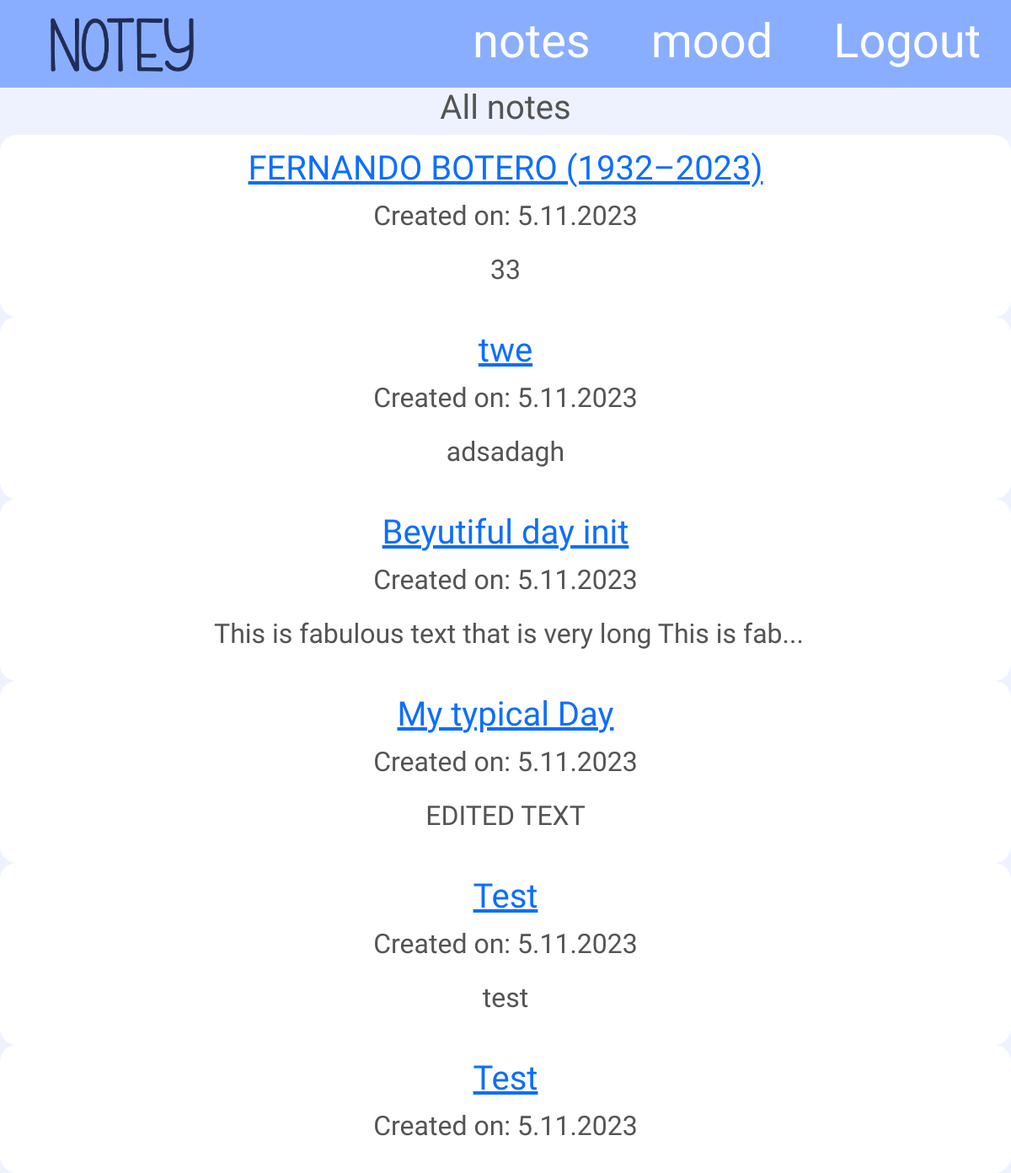
The page /note/ (signed in) on the database as committed earlier.
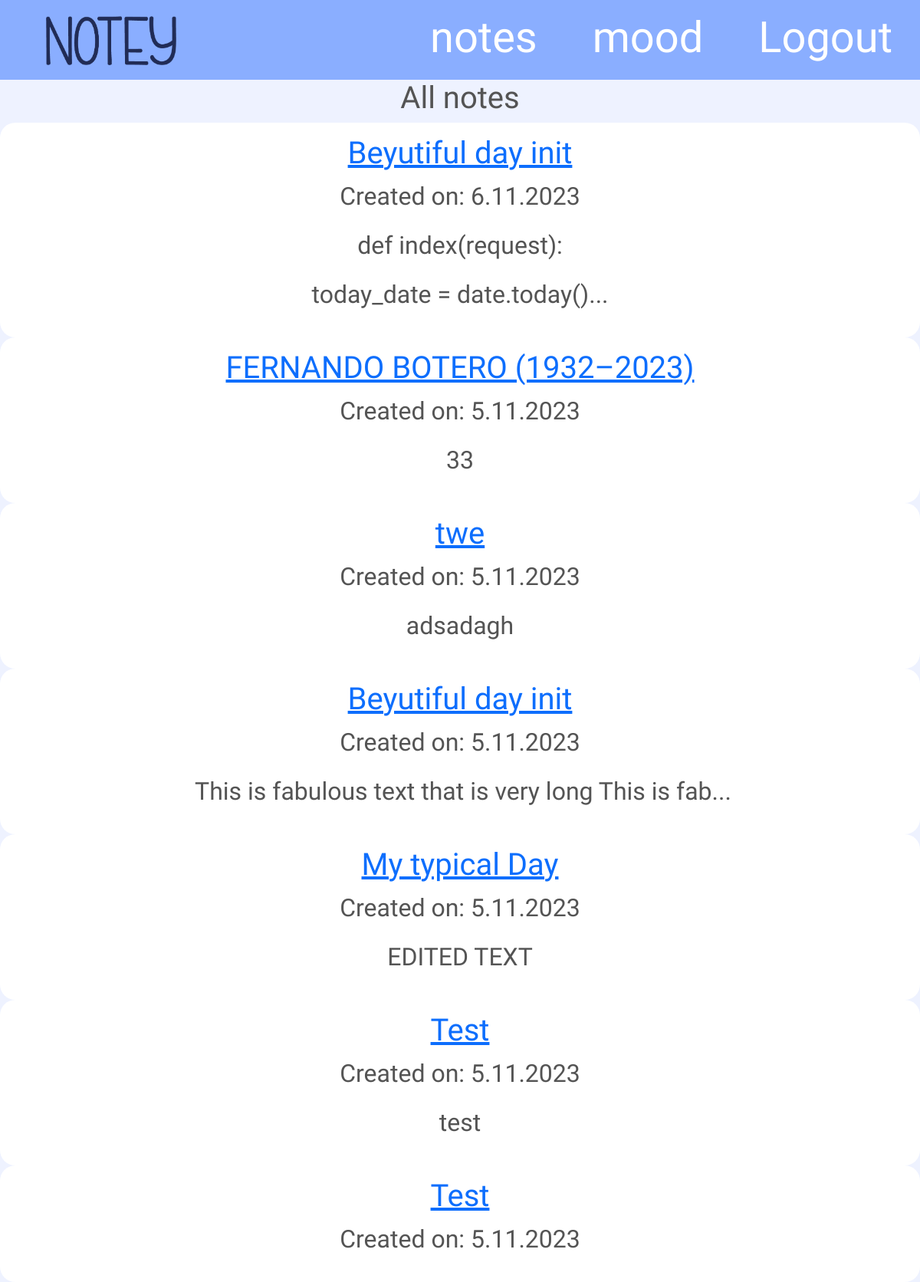
The same page on the database as committed later.
### notey_app/models.py (models this page shows, shortened)
class Note(models.Model):
    create_date = models.DateTimeField(default=timezone.now)
    category = models.CharField(max_length=100)
    title = models.CharField(max_length=225)
    text = models.TextField(blank=True, null=True)
    author = models.ForeignKey(User, on_delete=models.CASCADE, null=True, blank=True)

### notey_app/views.py (the view)
# urls.py: path('note/', views.NoteListView.as_view(), name='all_notes'),
class NoteListView(LoginRequiredMixin, ListView):
    login_url = 'login/'
    redirect_field_name = 'notey_app/note_detail.html'  # redirect to detail view
    model = Note
    def get_context_data(self, **kwargs):
        context = super().get_context_data(**kwargs)
        user = self.request.user
        user_notes = Note.objects.filter(author=user)
        context['user_has_notes'] = user_notes.exists()
        return context
    def get_queryset(self):
        return Note.objects.filter(author=self.request.user).order_by('-create_date')
    """
    with get query set - set SQL query in model.
    Grab post model.all objects and filter them based on condition.
    """

### notey_app/context_processors.py (called while the page is built)
def mood_context(request):
    mood = None
    if request.user.is_authenticated:
        today_date = date.today()
        mood_record = Mood.objects.filter(author=request.user, mood_date=today_date).first()
        mood = 'mood_advice' if mood_record else 'mood'
    return {'mood': mood}

### notey_app/templates/notey_app/note_list.html (shortened to what this page needs)
{% extends "notey_app/base.html" %}
{% block body_block %}
<div class="color_text patric-font text-center normal-text">
    <h1>All notes </h1>
     {% if user_has_notes %}
          {% for n in object_list %}
            <div class="note">
                <h1><a class="" href="{% url 'notey_app:note_detail' pk=n.pk %}">{{ n.title }}</a></h1>
                <p>Created on: {{ n.create_date|date:"j.n.Y" }}</p>
                 <p>
                     {% if n.text|length > 60 %}
                        {{ n.text|slice:":60"|safe|linebreaksbr  }}...
                    {% else %}
                        {{ n.text|safe|linebreaksbr }}
                    {% endif %}
                 </p>
            </div>
          {% endfor %}
    {% else %}
        <p> You don't have any notes yet! </p>
    {% endif %}
</div>
{% endblock %}

Rows that differ between the two databases and show on the page:
added Note: title "Beyutiful day init", create_date "6.11.2023", text "def index(request): ... today_date = date.today()"
